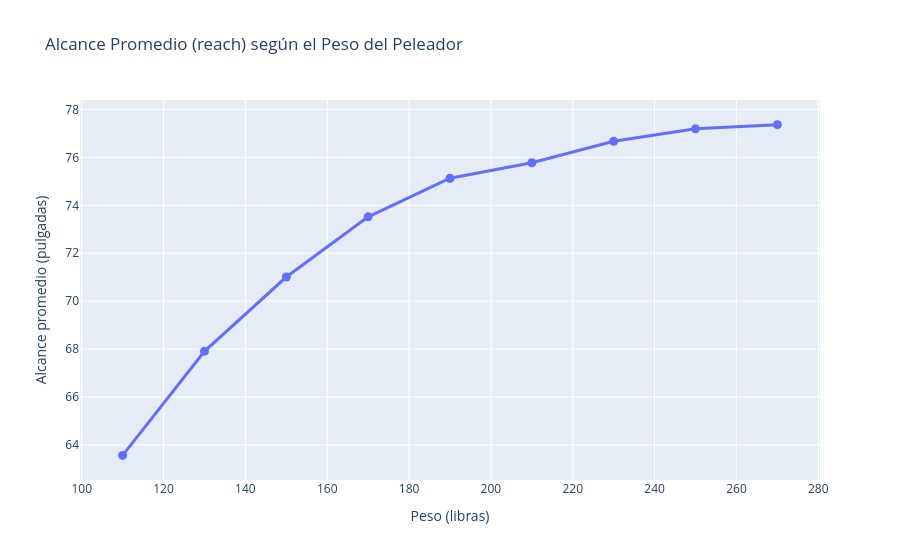

This figure's notebook cell:
### Markdown cell above
### 5.2  Gráfico de Líneas — Alcance Promedio según Peso

Analizamos cómo cambia el **alcance promedio** (reach) a medida que aumenta el **peso** del peleador.
Agrupamos el peso en rangos (divisiones aproximadas) para ver la tendencia con claridad.

### Code cell
# ── Preparar datos: alcance medio por rango de peso ────────────────────────────
# Usamos df_peso (rango realista <=300 lb) y filtramos a quienes tienen reach registrado
peso_reach = df_peso[df_peso['reach'].notna()].copy()

# Crear rangos de peso de 20 en 20 libras
peso_reach['rango_peso'] = pd.cut(peso_reach['weight'],
                                  bins=range(100, 320, 20))
linea = (peso_reach.groupby('rango_peso', observed=True)['reach']
                   .mean()
                   .reset_index())
# Usar el punto medio del rango como eje X numérico
linea['peso_medio'] = linea['rango_peso'].apply(lambda x: x.mid).astype(float)

# ── Gráfico de líneas interactivo ──────────────────────────────────────────────
fig2 = px.line(
    linea,
    x='peso_medio',
    y='reach',
    markers=True,
    title='Alcance Promedio (reach) según el Peso del Peleador',
    labels={'peso_medio': 'Peso (libras)', 'reach': 'Alcance promedio (pulgadas)'}
)
fig2.update_traces(line=dict(width=3), marker=dict(size=9))
fig2.show()

### Figure 1 — Plotly figure (JSON) as saved in the notebook; plotly's stock layout.template omitted (floating-point values rounded to 4 significant figures)
{"data": [{"hovertemplate": "Peso (libras)=%{x}<br>Alcance promedio (pulgadas)=%{y}<extra></extra>", "legendgroup": "", "line": {"color": "#636efa", "dash": "solid", "width": 3}, "marker": {"size": 9, "symbol": "circle"}, "mode": "lines+markers", "name": "", "orientation": "v", "showlegend": false, "type": "scatter", "x": [110.0, 130.0, 150.0, 170.0, 190.0, 210.0, 230.0, 250.0, 270.0], "xaxis": "x", "y": [63.56, 67.91, 71.01, 73.52, 75.13, 75.78, 76.67, 77.19, 77.37], "yaxis": "y"}], "layout": {"legend": {"tracegroupgap": 0}, "title": {"text": "Alcance Promedio (reach) según el Peso del Peleador"}, "xaxis": {"anchor": "y", "domain": [0, 1], "title": {"text": "Peso (libras)"}}, "yaxis": {"anchor": "x", "domain": [0, 1], "title": {"text": "Alcance promedio (pulgadas)"}}}}
